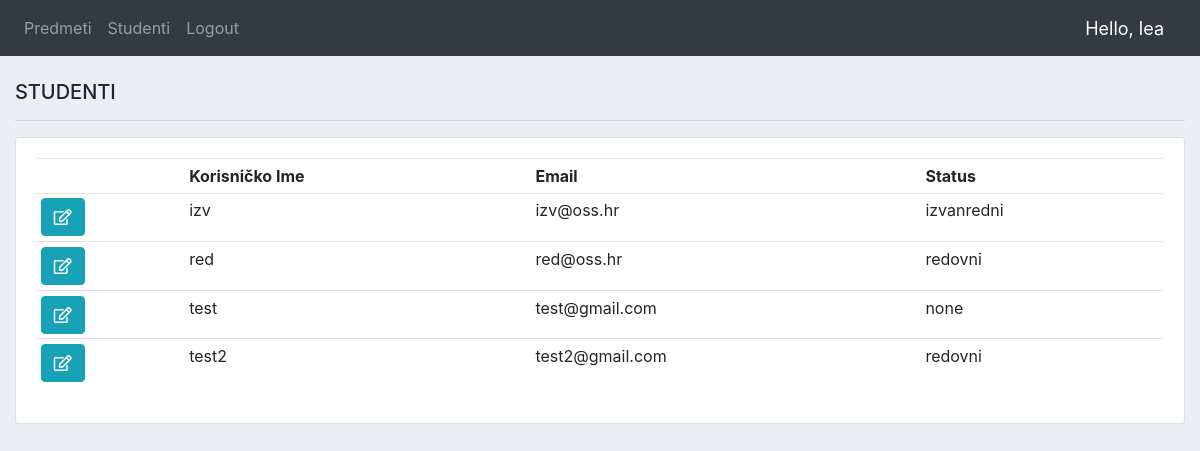
/studenti (signed in), run on an earlier commit of the app's database.
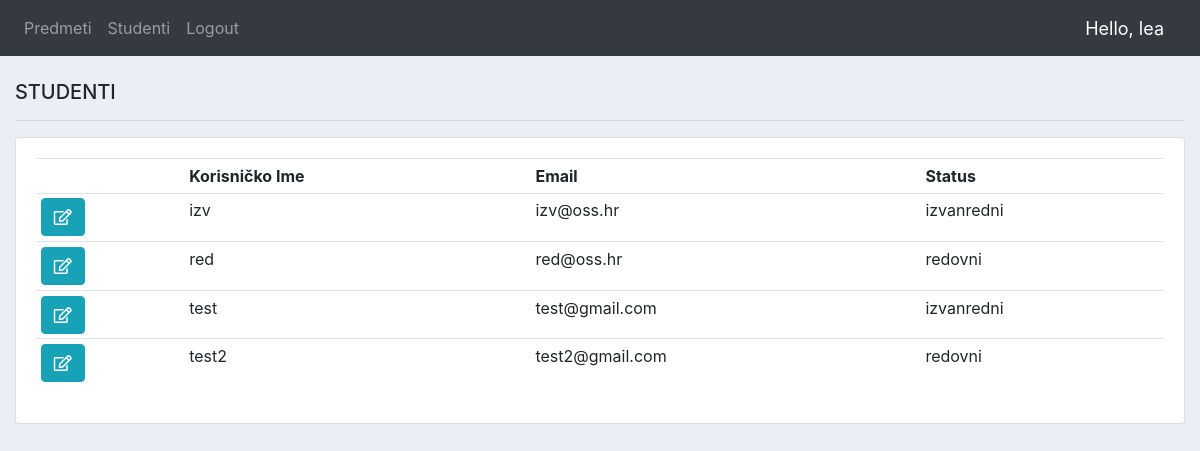
And on a later commit of the database.
### mentorski/models.py (models this page shows, shortened)
class Korisnici(AbstractUser):
    email = models.EmailField(verbose_name="email", max_length=64, unique=True )
    USERNAME_FIELD = 'email'
    REQUIRED_FIELDS = ['username','password']
    MENTOR = 'mentor'
    STUDENT = 'student'
    ROLES = (
        (MENTOR, _('mentor')),
        (STUDENT, _('student')),
    )
    role = models.CharField(_('role'), default=STUDENT, choices=ROLES, max_length=20)
    NONE = 'none'
    REDOVNI = 'redovni'
    IZVANREDNI='izvanredni'
    STATUSES=(
        (NONE, _('none')),
        (REDOVNI, _('redovni')),
        (IZVANREDNI, _('izvanredni')),
    )
    status = models.CharField(_('status'), default=NONE, choices=STATUSES, max_length=20)

### mentorski/decorators.py (the view)
		def wrapper_func(request, *args, **kwargs):
			group = None
			if request.user.id == None:
				return HttpResponse('You are not authorized to view this page')
			if request.user:
				group = request.user.role
			if group in allowed_roles:
				return view_func(request, *args, **kwargs)
			else:
				return HttpResponse('You are not authorized to view this page')

### mentorski/views.py (called while the page is built)
@allowed_users(allowed_roles=["mentor"])
def studenti(request):
	studenti= Korisnici.objects.filter(role="student")
	context = {'studenti':studenti}
	return render(request, 'studenti.html', context)

### templates/studenti.html
{%  extends 'main.html' %}
{% block content %}
<br>
<div class="row">
	<div class="col-md">
		<h5>STUDENTI</h5>
		<hr>
		<div class="card card-body">
			<table class="table table-sm">
				<tr>
					<th></th>
					<th>Korisničko Ime</th>
                    <th>Email</th>
                    <th>Status</th>
				</tr>
				{% for student in studenti %}
					<tr>
						<td><a class="btn btn-info" href="{%  url 'upisni_list' student.id %}" >
                            <i class="far fa-edit"></i>
                            </a>
                        </td>
						<td>{{student.username}}</td>
                        <td>{{student.email}}</td>
                        <td>{{student.status}}</td>
					</tr>
				{% endfor %}
			</table>
		</div>
	</div>
</div>
{% endblock content %}

What changed in the data, as far as the page shows it:
changed Korisnici "test": status "none" → "izvanredni"
